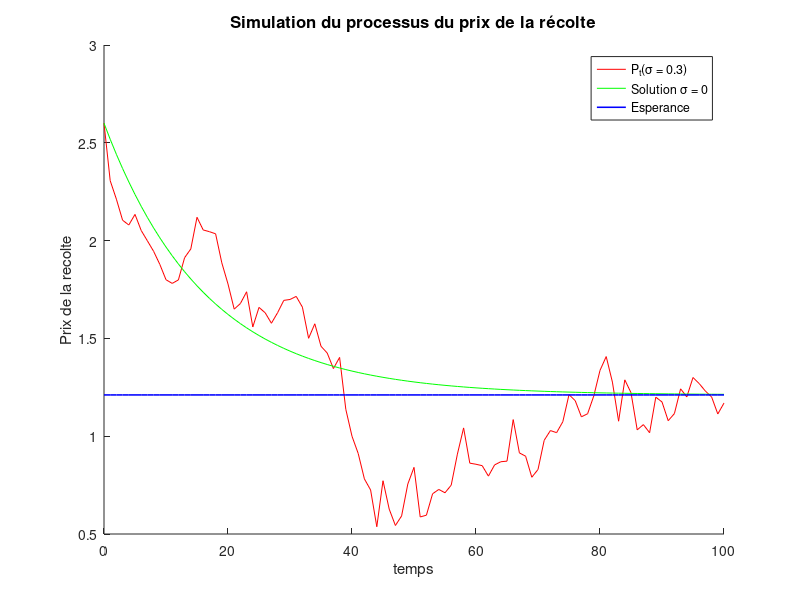
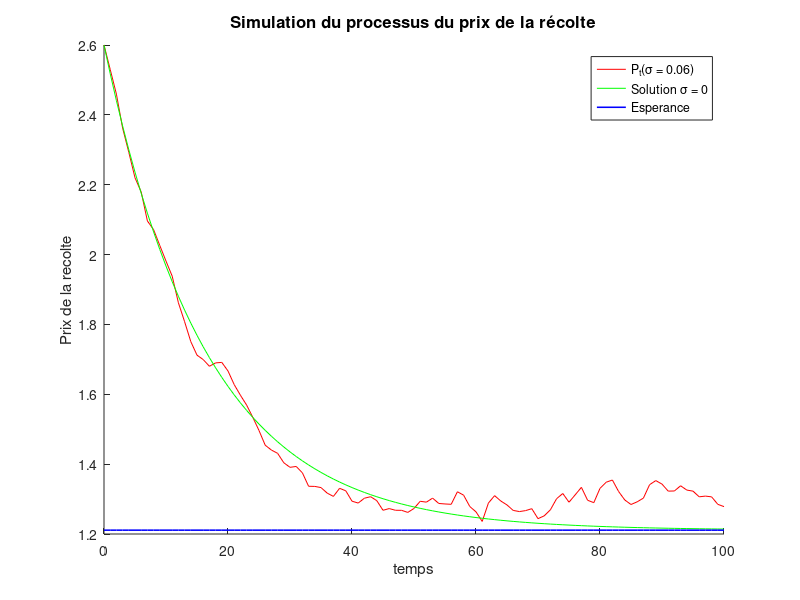

These charts were generated, in order, by the following MATLAB code:
theta = 0.59 ; % Paramètre t h e t a
q=3.30e-6;
K=80.5e-6;
r=0.71;
Emax=0.7*r/q;
B_0=0.5*K;
p_0=1.211;
p_1=0.0000001;
sigmap=0.06;
sigma_p= 0.3;
sigma = sigma_p;
mu = 0 ; % Paramètre mu
%sigma = 0.04 ; % Paramètre sigma
len = 100 ; % Le nombre d'itérations pour la simulation
dt = 1e-1 ; % Le pas Delta T
t = 0 : len ; % L'intervalle de nombre entiers allant de 0 jusqu'au nombre d'itérations
I = 0 : dt : len*dt ; % L'intervalle de nombres décimaux allant de 0 jusqu'à len * dt par pas dt
X = zeros(1,length(t)) ; % Initia l i s a t i o n du t a b l e a u c o n t e n a n t l e s X n
X(1) =2.6;% randn ; % X0 suit une loi normale centrée réduite
E_X0 = 0 ; % Espérance de X0
V_X0 = 1 ; % Variance de X0
Z = zeros(1,length(t));
Y = zeros(1,length(t)) ; % Initialisation du tableau contenant les Xn
Y(1) = X(1) ; % X0 suit une loi normale centrée réduite
Z(1)=Y(1);
%E_Y0 = 0 ; % Espérance de X0
%V_Y0 = 1 ; % Variance de X0
E= 0*t + p_0;

maxt=1000;
L=50;
for i=1:length(t)-1
% R e l a t i o n de r é c u r r e n c e
Z(i+1) = Z(i) + theta*(p_0-p_1*q*Emax*B_0-Z(i))*dt + sigmap*sqrt(dt)*randn ;
X(i+1) = X(i) + theta*(p_0-p_1*q*Emax*B_0-X(i))*dt + sigma_p*sqrt(dt)*randn ;
Y(i+1) = Y(i) + theta*(p_0-p_1*q*Emax*B_0-Y(i))*dt;

end

figure(1)
hold on
%subplot(2,1,1)
plot(t,X,'r',t,Y,'g',t,E,'b','LineWidth',1.125)
legend('P_t(\sigma = 0.3)','Solution \sigma = 0','Esperance')  % pour rajouter une légende 
xlabel('temps','FontSize',11)
ylabel('Prix de la recolte','FontSize',11)
title('Simulation du processus du prix de la récolte','Fontsize',12)

%subplot(2,1,2)
figure(2)
%grid 
hold on
plot(t,Z,'r',t,Y,'g',t,E,'b','LineWidth',1.125)
legend('P_t(\sigma = 0.06)','Solution \sigma = 0','Esperance')  % pour rajouter une légende 
xlabel('temps','FontSize',11)
ylabel('Prix de la recolte','FontSize',11)
title('Simulation du processus du prix de la récolte','Fontsize',12)
